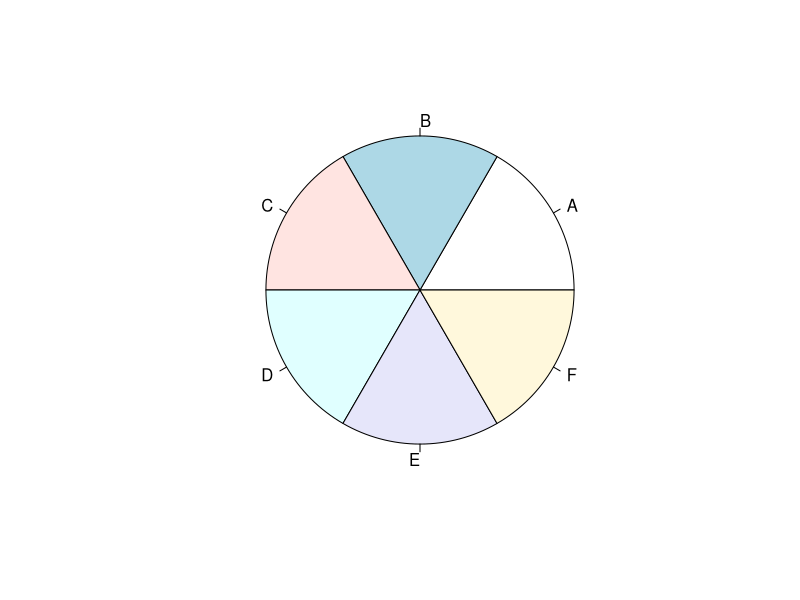
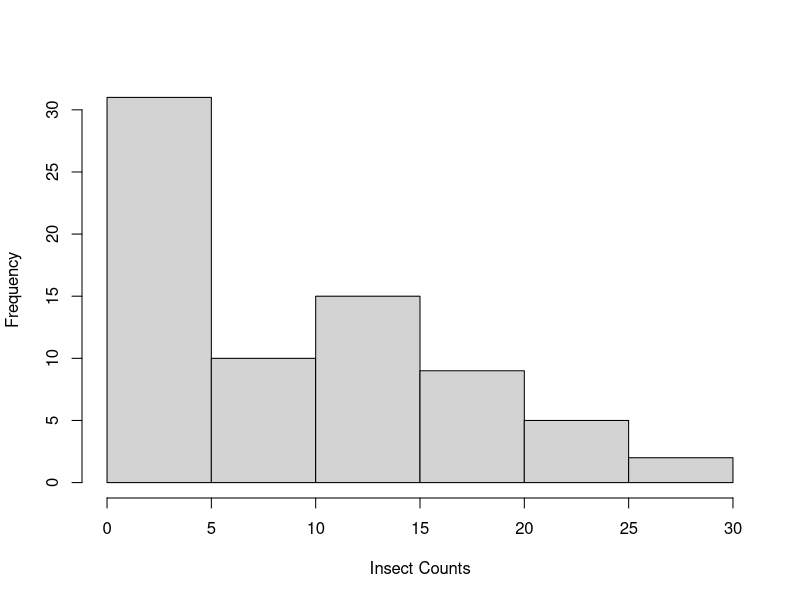

Write R code to recreate these figures, in order.
## ---- chunk 1
2+3
3^2
4/2
log(10)
sin(pi/3)
## ---- chunk 2
x <- c(3, 1, 4, 2, 1, 4, 5, 1, 4)
length(x)
mean(x)
table(x)
## ---- chunk 3
data(InsectSprays)
dim(InsectSprays)
## ---- chunk 4
table(InsectSprays[,"spray"])
pie(table(InsectSprays[,"spray"]))
## ---- chunk 5
summary(InsectSprays[,"count"])
hist(InsectSprays[,"count"], xlab="Insect Counts", main="")
